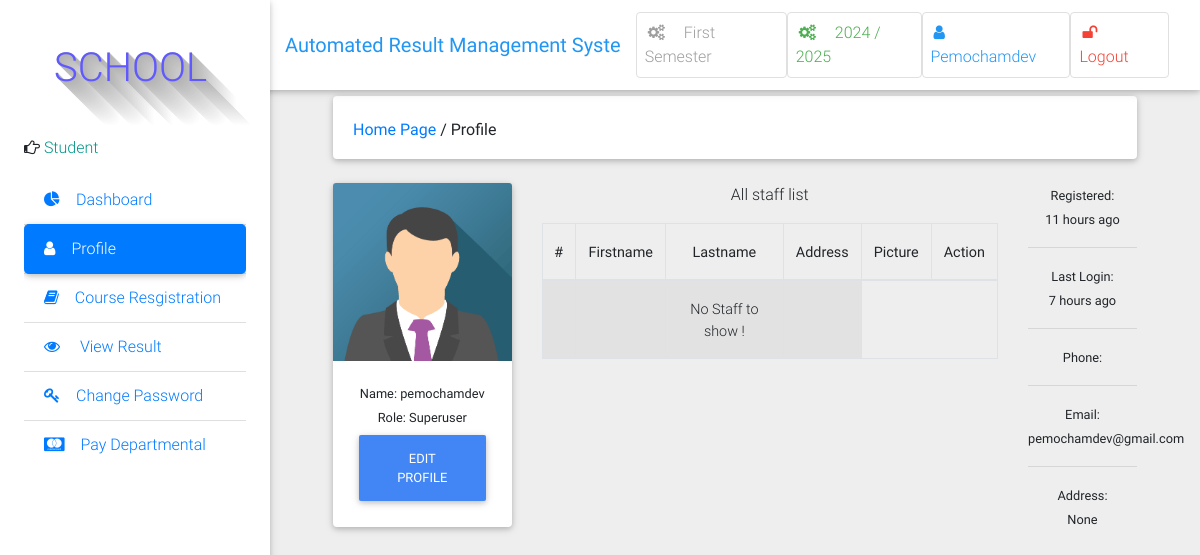
The page /profile/view/1/ (signed in) on the database as committed earlier.
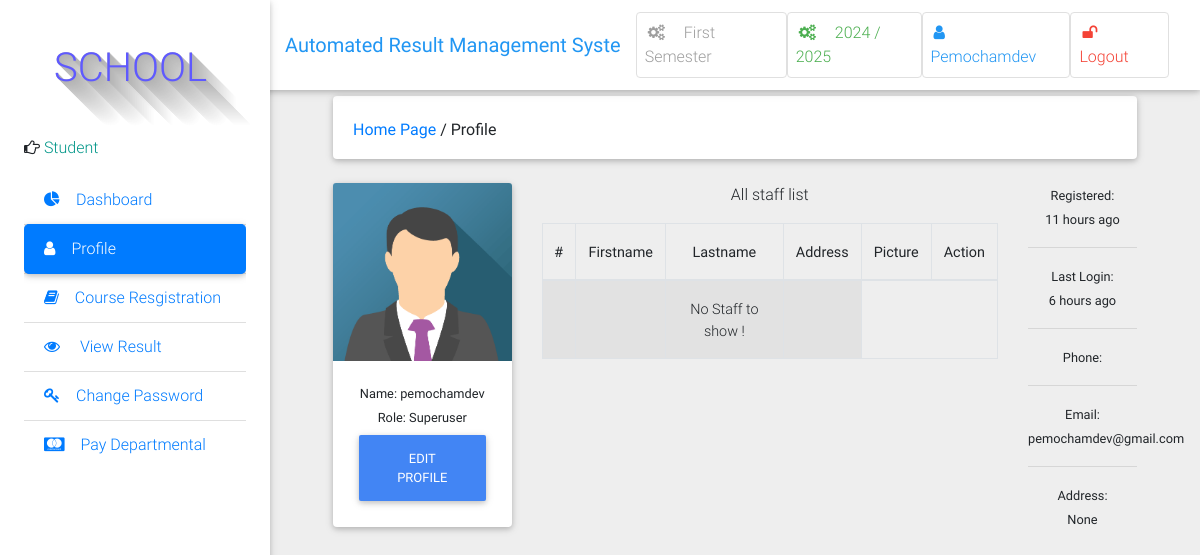
The same page on the database as committed later.
### learning/models.py (models this page shows)
class User(AbstractUser):
    is_student = models.BooleanField(default=False)
    is_lecturer = models.BooleanField(default=False)
    phone = models.CharField(max_length=60, blank=True, null=True)
    address = models.CharField(max_length=60, blank=True, null=True)
    picture = models.ImageField(upload_to="pictures/", blank=True, null=True)
    email = models.EmailField(blank=True, null=True)
    username_validator = ASCIIUsernameValidator()
    def get_picture(self):
        no_picture = settings.STATIC_URL + 'img/img_avatar.png'
        try:
            return self.picture.url
        except:
            return no_picture
    def get_full_name(self):
        full_name = self.username
        if self.first_name and self.last_name:
            full_name = self.first_name + " " + self.last_name
        return full_name

### learning/views.py (the view, shortened to what this page needs)
# urls.py: path('profile/view/<int:id>/', views.user_profile, name='user_profile'),
@login_required
def user_profile(request, id):
    if request.user.id == id:
        return redirect("/profile/")
    current_semester = Semester.objects.get(is_current_semester=True)
    user = User.objects.get(pk=id)
    if user.is_lecturer:
        courses = Course.objects.filter(allocated_course__lecturer__pk=id).filter(semester=current_semester)
        context = {
            "user": user,
            "courses": courses,
            }
        return render(request, 'account/user_profile.html', context)
    else:
        context = {
            "user": user,
            "user_type": "superuser"
            }
        return render(request, 'account/user_profile.html', context)

### learning/context_processors.py (called while the page is built)
def session_processor(request):
    current_session = Session.objects.get(is_current_session=True)
    return {"current_session": current_session}

def semester_processor(request):
    current_semester = Semester.objects.get(is_current_semester=True)
    return {"current_semester": current_semester}

### learning/models.py (called while the page is built)
    def __str__(self):
        return self.session

    def __str__(self):
        return self.semester

### templates/account/user_profile.html (shortened to what this page needs)
{% extends 'base.html' %}
{% load static %}
{% load humanize %}
{% block side_bar %}
    {% include 'partial_active_element.html' with active='Profile' %}
{% endblock side_bar %}
{% block content %}
 <div class="container-fluid mt-5">
<div class="card mb-4 wow fadeIn">
    <div class="card-body d-sm-flex justify-content-between">
	    <h6 class="mb-2 mb-sm-0 pt-1">
    	<a href="/">Home Page</a>
        	<span>/</span>
            	<span>Profile</span>
        </h6>
    </div>
</div>
  <div class="row">
    <div class="col-md-3">
<div class="card">
  <div class="view overlay">
    <img class="card-img-top" src="{{ user.get_picture }}" alt="{{ user.get_fullname }}'s Picture">
  </div>
{% if user.is_superuser %}
  <div class="card-body card-body-cascade text-center">
    <small>Name: {{ user.get_full_name }}</small><br>
    <small>Role: Superuser</small>
    <a href="{% url 'edit_profile' %}" class="btn btn-primary">Edit Profile</a>
  </div>
{% endif %}
</div>
    </div>
  {% if user.is_superuser %}
    <div class="col-md-7 text-center">
      <p>All staff list</p>
  <div class="table-wrapper-scroll-y">
  <table class="table table-bordered table-striped">
  <thead>
    <tr>
      <th scope="col">#</th>
      <th scope="col">Firstname</th>
      <th scope="col">Lastname</th>
      <th scope="col">Address</th>
      <th scope="col">Picture</th>
      <th scope="col">Action</th>
    </tr>
  </thead>
  <tbody>
    {% for staff in staff %}
    <tr>
      <th scope="row">{{ forloop.counter }}</th>
      <td>{{ staff.first_name }}</td>
      <td>{{ staff.last_name }}</td>
      <td>{{ staff.address }}</td>
      <td>{{ staff.get_picture.url }}</td>
      <td>
        <span class="table-remove">
          <a href="" class="btn btn-info btn-rounded btn-sm my-0">View</a>
        </span>
        <span class="table-remove">
          <a href="" class="btn btn-info btn-rounded btn-sm my-0">Delete</a>
        </span>
      </td>
    </tr>
    {% empty %}
    <tr>
    <td></td>
      <td></td>
      <td>No Staff to show !</td>
      <td></td>
    </tr>
  {% endfor %}
  </tbody>
</table>
    </div>
  </div>
  {% endif %}
  <div class="col-md-2 text-center">
    <small> Registered:<br><date>{{ user.date_joined|naturaltime }}</date></small><hr />
    <small> Last Login:<br><date>
    {% if user.last_login == None %}
          Never
    {% else %}
      {{ user.last_login|naturaltime }}
    {% endif %}</date></small><hr />
    <small> Phone:<br><date>{% if user.phone %}{{ user.phone }}{% endif %}</date></small><hr />
    <small> Email:<br><date>{{ user.email }}</date></small><hr />
    <small> Address:<br><date>{{ user.address }}</date></small>
  </div>
</div>
{% endblock %}

### templates/base.html (shortened to what this page needs)
{% load static %}
<!DOCTYPE html>
<html lang="en">
    <head>
        <link rel="stylesheet" href="https://maxcdn.bootstrapcdn.com/font-awesome/4.7.0/css/font-awesome.min.css">
        <link href="{% static 'css/bootstrap.min.css' %}" rel="stylesheet">
        <link href="{% static 'css/mdb.min.css' %}" rel="stylesheet">
        <link href="{% static 'css/style.css' %}" rel="stylesheet">
    </head>
    <body class="grey lighten-3">
    <header>
        <nav class="navbar fixed-top navbar-expand-lg navbar-light white scrolling-navbar">
            <div class="container-fluid">
                <a class="navbar-brand waves-effect" href="/">
                    <strong class="blue-text">Automated Result Management System</strong>
                </a>
                <div class="collapse navbar-collapse" id="navbarSupportedContent">
                    <ul class="navbar-nav nav-flex-icons">
                        <li class="nav-item">
                            <a href="{% if request.user.is_superuser %}{% url 'manage_semester' %}{% else %}#{% endif %}" class="nav-link border border-light grey-text rounded waves-effect">
                                <i class="fa fa-cogs mr-3"></i>{{ current_semester }} Semester
                            </a>
                        </li>
                        <li class="nav-item">
                            <a href="{% if request.user.is_superuser %}{% url 'manage_session' %}{% else %}#{% endif %}" class="nav-link border border-light green-text rounded waves-effect">
                                <i class="fa fa-cogs mr-3"></i>{{ current_session }}
                            </a>
                        </li>
                        <li class="nav-item">
                            <a href="{% url 'profile' %}" class="nav-link border border-light rounded waves-effect blue-text">
                                <i  class="fa fa-user mr-3"></i>{{ user|capfirst }}
                            </a>
                        </li>
                         <li class="nav-item">
                            <a href="/accounts/logout/" class="nav-link border border-light rounded waves-effect red-text">
                                <i class="fa fa-unlock mr-3"></i>Logout
                            </a>
                        </li>
                    </ul>
                </div>
            </div>
        </nav>
        <div class="sidebar-fixed position-fixed">
                <p style="margin-left: 30px;" id="icon" class="logo"> SCHOOL </p>
                {% if request.user.is_lecturer %}
                <p><i class="fa fa-hand-o-right" aria-hidden="true"></i>
                    <span class="teal-text text-center"> Course Lecturer</span></p>
                {% elif request.user.is_student %}
                <p><i class="fa fa-hand-o-right" aria-hidden="true"></i>
                    <span class="teal-text text-center"> Student</span></p>
                {% else %}
                <p><i class="fa fa-hand-o-right" aria-hidden="true"></i>
                    <span class="teal-text text-center"> System Admin</span></p>
                {% endif %}
            <div class="dashboard">
            {% block side_bar %}{% endblock side_bar %}
            </div>
        </div>
    </header>
    <main class="pt-5 mx-lg-5">
        {% block content%} {% endblock %}
    </main>
    <footer>
    	<a href="https://seal.beyondsecurity.com/vulnerability-scanner-verification/admi.vginfotec.xyz"></a>
    </footer>
    </body>
</html>

Rows that differ between the two databases and show on the page:
changed User "Pemochamdev": last_login "7 hours ago" → "6 hours ago"
